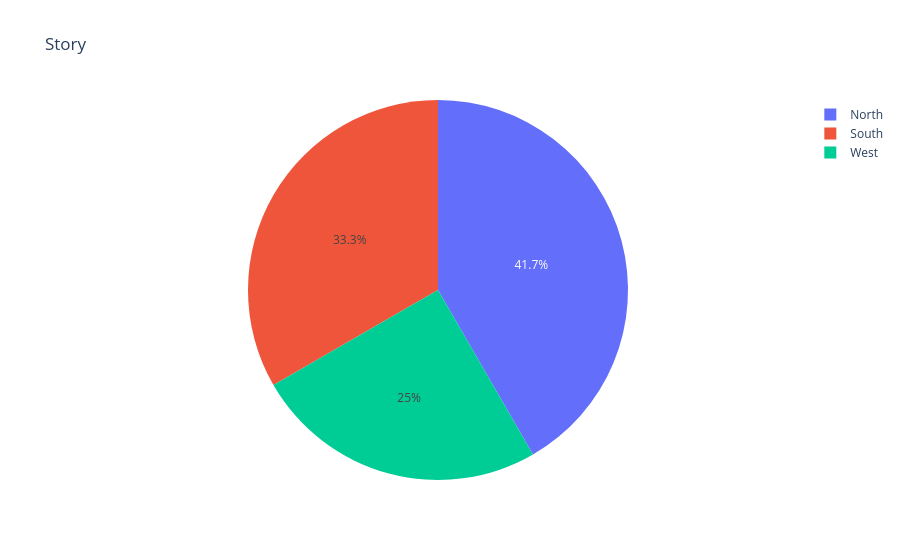
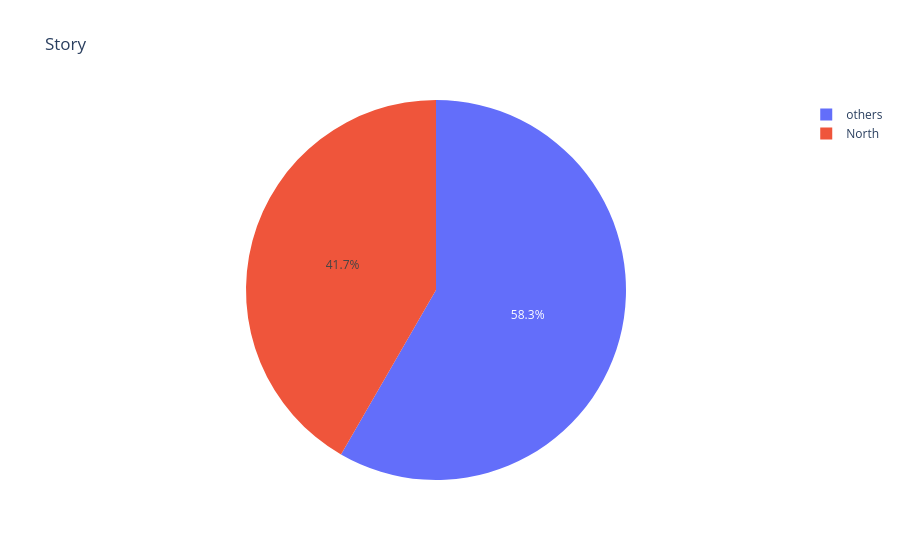

Write notebook code for charts like these, in order.
### Markdown cell above
### Exercise 1.1: Same Data, Different Stories

**Your Task**: Create two different visualizations from the same sales data and describe the different stories they tell.

**Scenario**: A company sells products in three regions: North, South, and West.
- North: $100K (steady)
- South: $80K (declining)
- West: $60K (growing)

**What to do**:
1. Create the data
2. Make a pie chart showing current composition (all three regions)
3. Make a pie chart showing only North's contribution vs. all others combined
4. Write 2-3 sentences explaining how the story changes between the two visualizations
5. Discuss: Is either visualization misleading? Why or why not?

### Code cell
# Exercise 1.1: Write your code here
# Create regional sales data
df_sales_01 = pd.DataFrame({
    'regions': ['North', 'South', 'West'],
    'sales': [100, 80, 60]
})

North_vs_others = pd.DataFrame({
    'regions': ['North', 'others'],
    'sales': [100, 140]
})


# TODO: Create a pie chart showing all regions
fig = px.pie(df_sales_01,names='regions',values='sales', title='Story')
fig.show()
# TODO: Create a second pie chart (North vs. Others)
fig = px.pie(North_vs_others,names='regions',values='sales', title='Story', labels=['North'])
fig.show()
# TODO: Describe the different stories

# Write your insights here as comments or markdown

### Figure 1 — Plotly figure (JSON) as saved in the notebook; plotly's stock layout.template omitted (floating-point values rounded to 4 significant figures)
{"data": [{"domain": {"x": [0, 1], "y": [0, 1]}, "hovertemplate": "regions=%{label}<br>sales=%{value}<extra></extra>", "labels": ["North", "South", "West"], "legendgroup": "", "name": "", "showlegend": true, "type": "pie", "values": [100, 80, 60]}], "layout": {"legend": {"tracegroupgap": 0}, "title": {"text": "Story"}}}

### Figure 2 — Plotly figure (JSON) as saved in the notebook; plotly's stock layout.template omitted (floating-point values rounded to 4 significant figures)
{"data": [{"domain": {"x": [0, 1], "y": [0, 1]}, "hovertemplate": "regions=%{label}<br>sales=%{value}<extra></extra>", "labels": ["North", "others"], "legendgroup": "", "name": "", "showlegend": true, "type": "pie", "values": [100, 140]}], "layout": {"legend": {"tracegroupgap": 0}, "title": {"text": "Story"}}}
